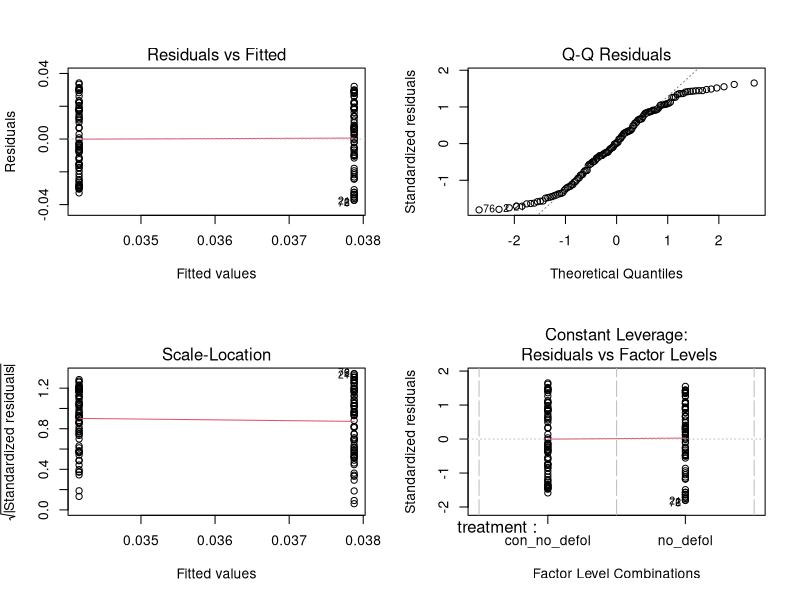
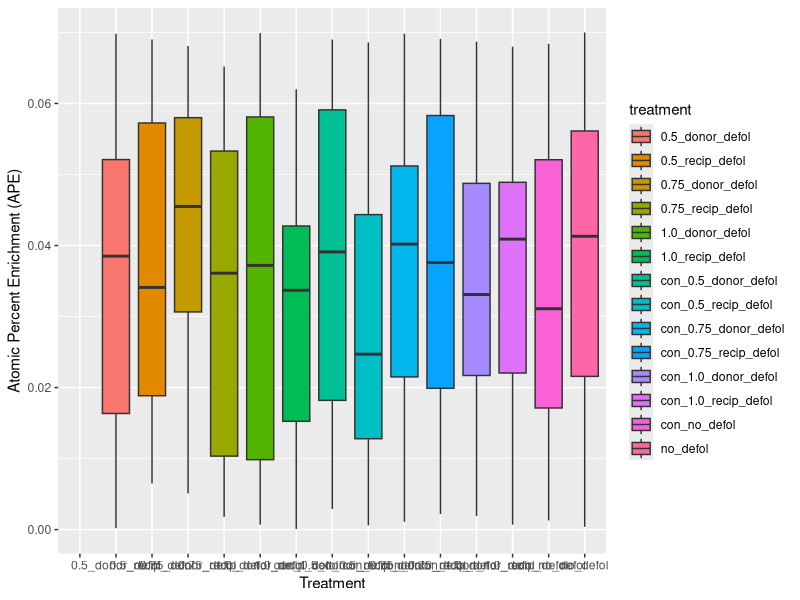
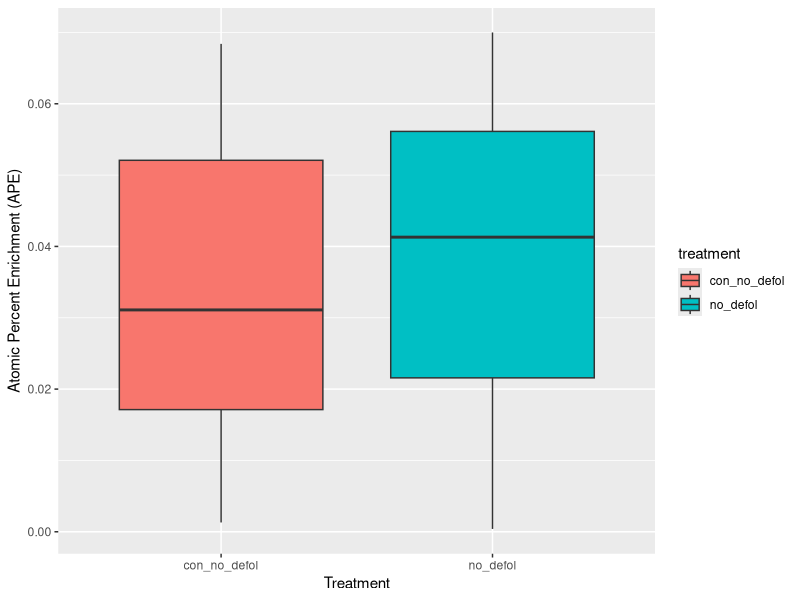
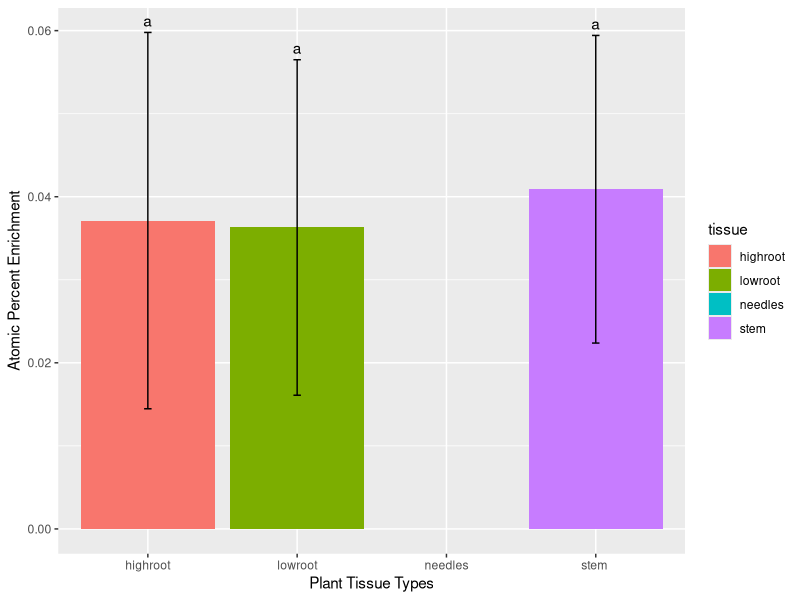
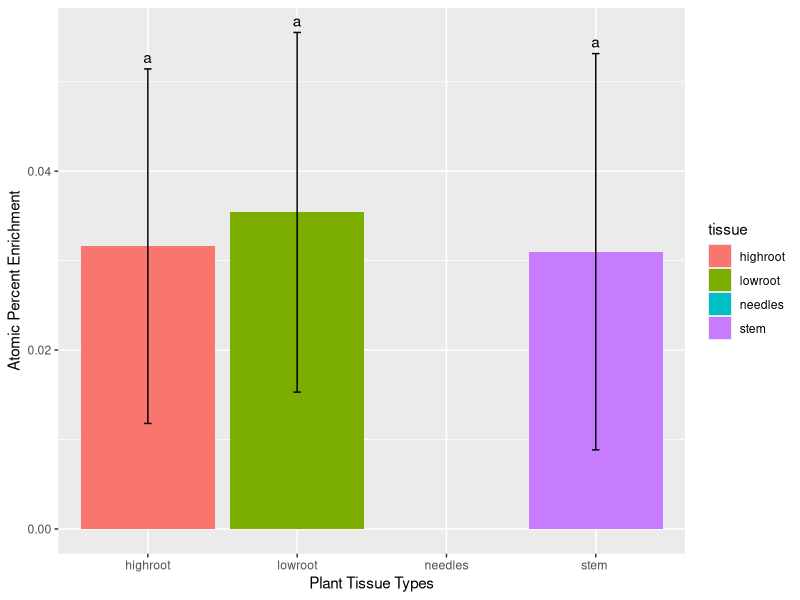

The R script that drew these images, in order:
#load the data 
mock_foliar <- read.csv(file = './data/mock_foliar.csv')
head(mock_foliar)

#load packages
library(ggthemes)
library(ggplot2)
library(dplyr)
library(multcompView)
library(car)


#####Power Analysis############################################################################# 
#####Conduct a power analysis to determine if there are enough experimental replications to detect a trend



#####Make a Big Ol' Graph######################################################################

#make a graph looking at all treatment types and export as graph to figs folder
pdf('./figs/mock_foliar_all_treatments.pdf') #pdf will show up in figs folder
par(mfrow = c(1,1))
ggplot(mock_foliar, aes(x=treatment,y=APE,fill=treatment))+geom_boxplot()+ylab("Atomic Percent Enrichment (APE)")+xlab("Treatment")
dev.off() #where to stop pdf





#####No Defol############################################################################# 
#####No defoliaiton occured in this experimental treatment. 
#####In the control group, cores were rotated to sever mycorrhizal connections.

#subset the data
no_defol <- subset(mock_foliar, treatment %in% c('no_defol', 'con_no_defol'))
View(no_defol)
data.frame(no_defol)

#make a graph: 
pdf('./figs/no_defol.vs.con_no_defol.pdf') #pdf will show up in figs folder
par(mfrow = c(1,1))
ggplot(no_defol, aes(x= treatment, y=APE,fill=treatment))+geom_boxplot()+ylab("Atomic Percent Enrichment (APE)")+xlab("Treatment")
dev.off()

#Create a model: no defol vs. control no defol
lm_no_defol <- lm(APE ~ treatment, data=no_defol)
Anova(lm_no_defol)
summary(lm_no_defol)

#check residuals of the model
par(mfrow = c(2, 2))
plot(lm_no_defol) 
#the residuals vs. fitted and the Scale-Location graphs: look for normal spread of points along red line, patterns show issues with homoscedasticity
#The Q-Q plot: look for points hugging red line, deviance from line shows issues with residuals
#The Residuals vs Leverage graph indicates if there are large outliers that have a disproportionate effect on the regression

#Tukey test to see if different plant tissue groups enriched differently
#subset the data more to look at tissue groups and APE for no_defol treatment
tissue_no_defol <- subset(mock_foliar, treatment %in% c('no_defol'))
View(tissue_no_defol)
data.frame(tissue_no_defol)

#build the model and run TukeyHSD
aov_tissue_no_defol <- aov(APE ~ tissue, data = tissue_no_defol)
summary(aov_tissue_no_defol)
tukey <- TukeyHSD(aov_tissue_no_defol, 'tissue', ordered = TRUE, conf.level = 0.95)

#compact letter display
cld <- multcompLetters4(aov_tissue_no_defol, tukey)

#table with factors and 3rd quartile 
tissue_waje <- group_by(tissue_no_defol, tissue) %>%
  summarise(w=mean(APE),sd = sd(APE)) %>%
  arrange(desc(w))

#extracting compact letter display and adding to the Tukey table
cld <- as.data.frame.list(cld$tissue)
tissue_waje$cld <- cld$Letters
print(tissue_waje) #this prints the letters that are assigned based on sigificance, note that for the "mock" data these will not be significant

#build the graph and save as a PDF to figs folder 
pdf('./figs/tukey_nodefol_tissue.pdf') #pdf will show up in figs folder
  ggplot(tissue_waje, aes(tissue, w)) + 
    geom_bar(stat = "identity", aes(fill = tissue), show.legend = TRUE) +
    geom_errorbar(aes(ymin = w-sd, ymax=w+sd), width = 0.05) +
    labs(x = "Plant Tissue Types", y = "Atomic Percent Enrichment") +
    geom_text(aes(label = cld, y = w + sd), vjust = -0.5)
dev.off() #where to stop pdf


#CONTROL GROUP:Tukey test to see if different plant tissue groups enriched differently
#subset the data more to look at tissue groups and APE for no_defol treatment
tissue_con_no_defol <- subset(mock_foliar, treatment %in% c('con_no_defol'))
View(tissue_con_no_defol)
data.frame(tissue_con_no_defol)

#build the model and run TukeyHSD
aov_tissue_con_no_defol <- aov(APE ~ tissue, data = tissue_con_no_defol)
summary(aov_tissue_con_no_defol)
tukey <- TukeyHSD(aov_tissue_con_no_defol, 'tissue', ordered = TRUE, conf.level = 0.95)
#compact letter display
cld <- multcompLetters4(aov_tissue_con_no_defol, tukey)

#table with factors and 3rd quartile 
tissue_waje <- group_by(tissue_con_no_defol, tissue) %>%
  summarise(w=mean(APE),sd = sd(APE)) %>%
  arrange(desc(w))

#extracting compact letter display and adding to the Tukey table
cld <- as.data.frame.list(cld$tissue)
tissue_waje$cld <- cld$Letters
print(tissue_waje) #this prints the letters that are assigned based on sigificance, note that for the "mock" data these will not be significant

#build the graph and save as a PDF to figs folder 
pdf('./figs/tukey_control_nodefol_tissue.pdf') #pdf will show up in figs folder
ggplot(tissue_waje, aes(tissue, w)) + 
  geom_bar(stat = "identity", aes(fill = tissue), show.legend = TRUE) +
  geom_errorbar(aes(ymin = w-sd, ymax=w+sd), width = 0.05) +
  labs(x = "Plant Tissue Types", y = "Atomic Percent Enrichment") +
  geom_text(aes(label = cld, y = w + sd), vjust = -0.5)
dev.off() #where to stop pdf





#####0.5 Defol#############################################################################
#####In this experimental treatment, designated seedlings had 50% of their needles removed to trigger a root senescence event 
#####In the control group, cores were rotated to sever mycorrhizal connections







#####0.75 Defol#############################################################################
#####In this experimental treatment, designated seedlings had 75% of their needles removed to trigger a root senescence event 
#####In the control group, cores were rotated to sever mycorrhizal connections





#####1.0 Defol#############################################################################
#####In this experimental treatment, designated seedlings had 100% of their needles removed to trigger a root senescence event 
#####In the control group, cores were rotated to sever mycorrhizal connections
